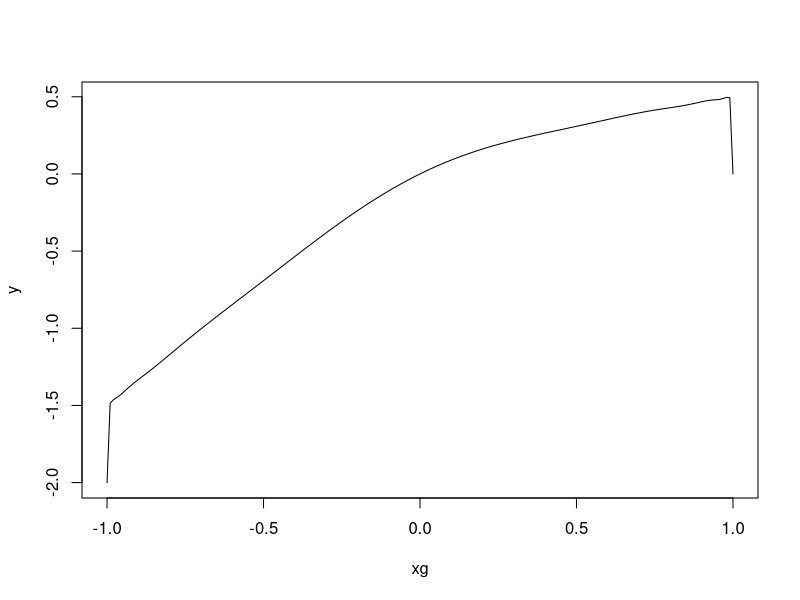
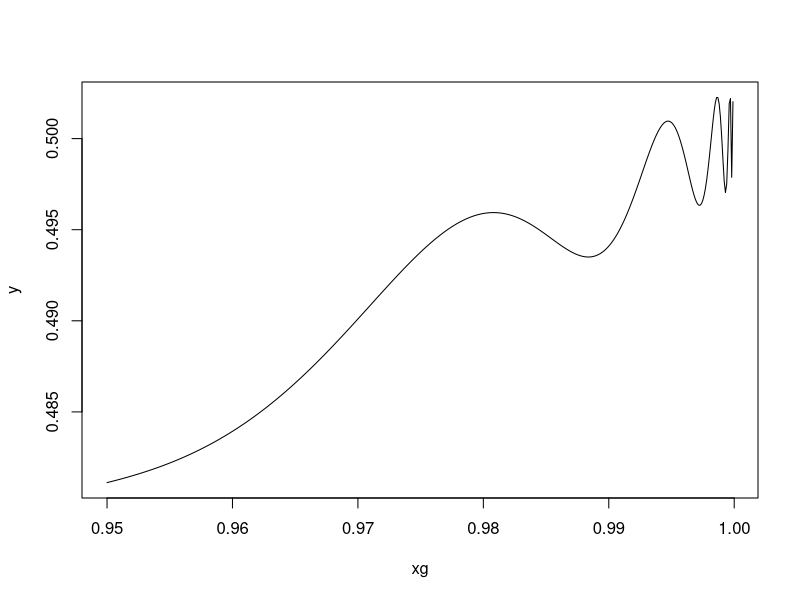
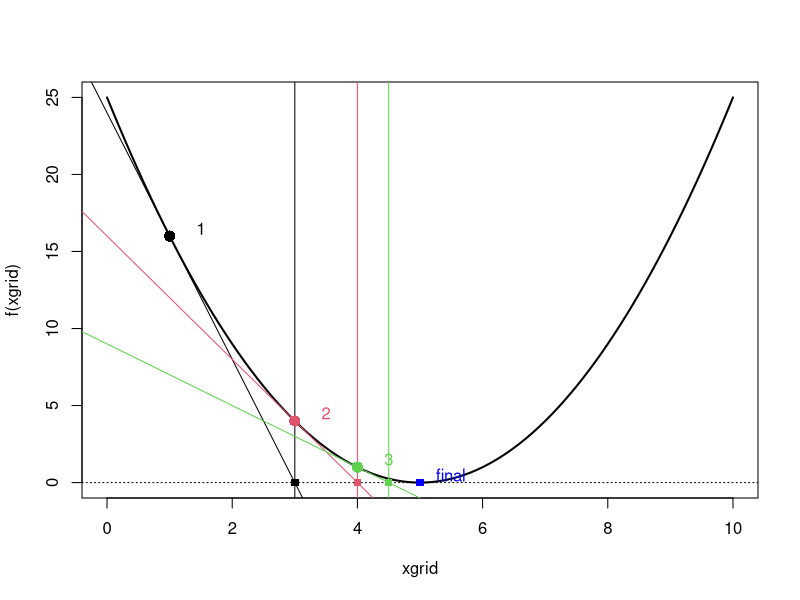
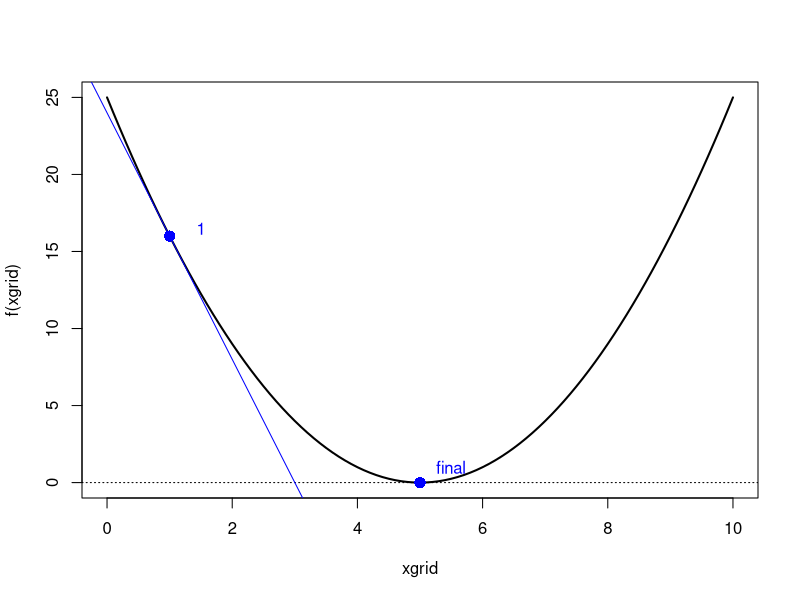
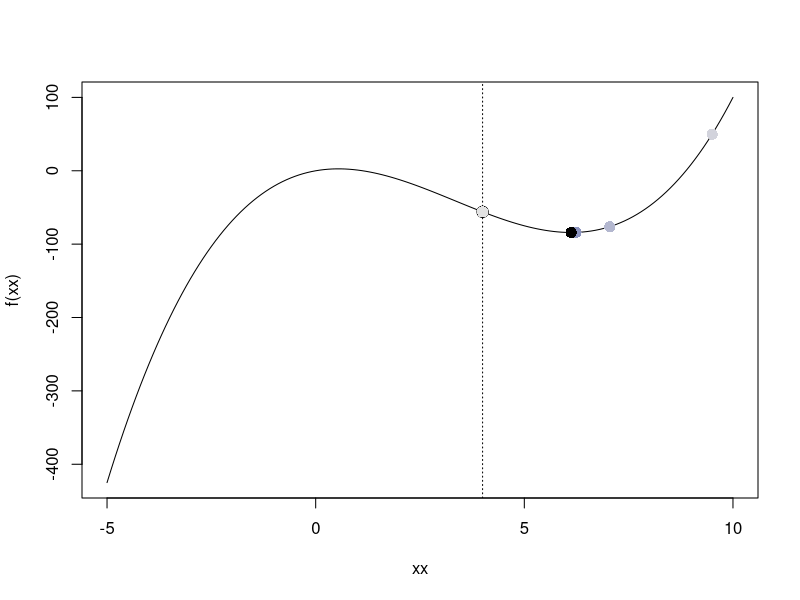
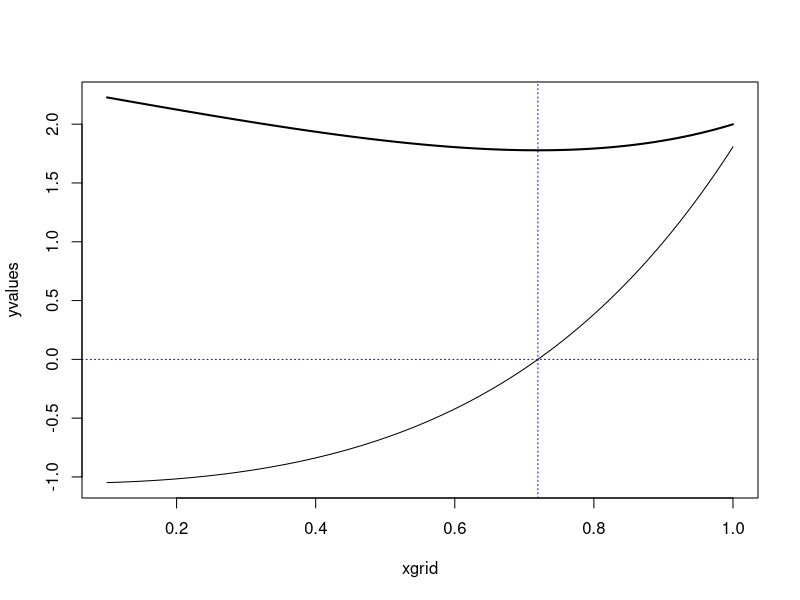

Write R code to recreate these figures, in order.
library("tidyverse")


# ------------------------------
#  Grid search 
# ------------------------------

# Set up a grid of points

xg = seq(-1, 1, by=0.01)
cat(head(xg), "...", tail(xg), "\n")

# Evaluate and find the highest point on there

n  =  seq(0, 1001, 1) # we cannot actually sum to infinity in a computer...

f  =  function(x) {
  z  =  (-1)^n * x^(2^n)
  z  =  sum(z)
  return(z)
}

xg = seq(-1, 1, by=0.01)
y = sapply(xg, f) # apply the function osc to each element of xg
which(y==max(y)) # which element of y contains the maximum?
xg[which(y==max(y))]
plot(xg, y, type="l")


# Search on a finer grid

xg = seq(0.95, 0.9999, by=0.0001)
cat(head(xg), "...", tail(xg), "\n")
y = sapply(xg, f) # apply the function osc to each element of xg
which(y==max(y)) # which element of y contains the maximum?
xg[which(y==max(y))]
plot(xg, y, type="l")

# -> back to lecture notes

# ------------------------------
#  Gradient methods, simple examples
# ------------------------------

# ------------------------------
#  Simple example 
#  No information from second derivative (Hessian)
#  Calculate slope of gradient at point b
#  Then solve for where this linearized gradient is 0
#  this is a linear function with slope g(b) and offset f(b)
#  f(b) + g(b)*(bnew-b) = 0
#   =>  bnew = b - f(b)/grad(b)
# ------------------------------

#  Example: f(x)=(x-5)^2

f = function(x) {(x-5)^2}
grad = function(x) {2*(x-5)}


xgrid = seq(0, 10, 0.1)
b0 = 1  # starting value
plot(xgrid, f(xgrid), type="line", lwd=2)
abline(h=0, lty=3)
for (i in 1:10) {
  if (i==1) {b=b0}
  cat("\n# ----------------------------------------\n")  
  cat("# Iteration:", i, "\n")  
  cat("# ----------------------------------------\n")  
  cat("Parameter:", b, "\n")  
  cat("Function value:", f(b), "\n")  
  g = grad(b)
  if (i<4) {
    points(b, f(b), col=i, pch=16, cex=1.5)
    text(b+0.5, f(b)+0.5, i, col=i)
    abline(f(b)-g*b, g, col=i)
    abline(v=b-f(b)/g, col=i)
    points(b-f(b)/g,0, col=i, pch=15)
  }
  bnew = b - f(b)/g
  cat("Gradient:", g, "\n")  
  cat("Step:", - f(b)/g, "\n")  
  cat("New value:", bnew, "\n")  
  b = bnew
}
points(b, f(b), col="blue", pch=15)
text(b+0.5, f(b)+0.5, "final", col="blue")
#  10 iterations and still going...



# ------------------------------
#  Simple example 
#  ! Use information from second derivative (Hessian)
# ------------------------------

#  Example: f(x)=(x-5)^2

f = function(x) {(x-5)^2}
grad = function(x) {2*(x-5)}
h = 2

xgrid = seq(0, 10, 0.1)

A = -solve(h)
b0 = 1  # starting value
plot(xgrid, f(xgrid), type="line", lwd=2)
abline(h=0, lty=3)
for (i in 1:5) {
  if (i==1) {b=b0}
  cat("\n# ----------------------------------------\n")  
  cat("# Iteration:", i, "\n")  
  cat("# ----------------------------------------\n")  
  cat("Parameter:", b, "\n")  
  cat("Function value:", f(b), "\n")  
  points(b, f(b), col="blue", pch=16, cex=1.5)
  g = grad(b)
  if (g!=0) {
    text(b+0.5, f(b)+0.5, i, col="blue")
    abline(f(b)-g*b, g, col="blue")
  }
  step = A %*% g
  cat("Gradient:", g, "\n")  
  cat("Step:", step, "\n")  
  bnew = b + step
  cat("New value:", bnew, "\n")  
  b = bnew
}
points(b, f(b), col="blue", pch=15)
text(b+0.5, f(b)+1, "final", col="blue")
#  Found the minimum in second iteration...


# ------------------------------
#  Less simple example 
# ------------------------------

#  Use function f(x)=(x-5)^3 + x^2
f = function(x) {x^3 - 10*x^2 + 10*x}
grad = function(x) {3*x^2 - 20*x + 10}
h = function(x) {6*x-20}

library("colorspace")
palette = rev(colorspace::sequential_hcl(6))

#  Try this for starting values -5, 10, 6, 4 ----------
b=4  # starting value
print_table = c()
xx = seq(-5,10,0.1)
#xx = seq(3.5,7,0.1)
plot(xx,f(xx),ty="l")
points(b, f(b), cex=1.5, pch=1)
abline(v=b, lty=3)
for (i in 1:10) {
  g = grad(b)
  points(b, f(b), col=palette[i], cex=1.5, pch=16)
  A = -solve(h(b))
  step = A %*% g
  bnew = b + step
  printline = round(c(i, b, f(b), g, A, step), 3)
  if (i==1) {print_table=printline} else {print_table=rbind(print_table, printline)}
  b = bnew
}
colnames(print_table) = c("Iterations", "b", "fval", "Gradient", "Hessian", "Step")

knitr::kable(print_table, row.names = FALSE)

points(b, f(b), cex=1.5, pch=16)

# -> back to lecture notes


# ------------------------------
#  Simple example exponential regression model with randomly generated data
# ------------------------------

# Code this up and iterate 20 times...

n = 100
y = rnorm(n, 2, 2)  #  generate some sample data with mean 2
mean(y)

Q = function(b) {(1/(2*n)) * sum((y-exp(b))^2)}
g = function(b) {-exp(b)*(mean(y)-exp(b))}
A = function(b) {1/(exp(b)*(mean(y)-2*exp(b)))}  # notice this is the negative inverse Hessian

#  Ok, we have an objective function, a gradient, and a weighting matrix

#  Start at an initial guess and iterate
b0 = 1
for (i in 1:20) {
  if (i==1) {b=b0}
  cat("\n...\nGradient at b =", g(b), "\n")
  cat("Updating (negative inverted Hessian) at b =", A(b), "\n")
  bnext = b + A(b)*g(b)
  cat("Next guess b =", bnext, "\n")
  b = bnext
}

xgrid = seq(0.1, 1, 0.001)
yvalues = sapply(xgrid, Q)
ygrad = sapply(xgrid, g)
ymin = min(c(yvalues, ygrad))
ymax = max(c(yvalues, ygrad))
plot(xgrid, yvalues, ty="l", ylim=c(ymin,ymax), lwd=2)
lines(xgrid, ygrad)
abline(h=0, lty=3, col="blue")
abline(v=b, lty=3, col="blue")

# -> back to lecture notes


# ------------------------------
#  GMM Example
# ------------------------------

library("AER")
data("MASchools")


head(MASchools)

x1 = MASchools$stratio
x2 = MASchools$english
x3 = MASchools$income
x4 = MASchools$income^2
score = MASchools$score4
n = dim(MASchools)[1]

Jn=function(beta){
  e = score - x1*beta[1] - x2*beta[2] - x3*beta[3]
  g1 = (1/n*(t(x1)%*%e))
  g2 = (1/n*(t(x2)%*%e))
  g3 = (1/n*(t(x3)%*%e))
  g4 = (1/n*t(x4)%*%e) # let's use a square term in income
  g = c(g1,g2,g3,g4)
  z = as.numeric(n*t(g)%*%g)
  return(z)
}

#  Benchmark: Suggested R::optim with method 'BFGS'
##  The optimal point of the function Jn, starting at initial guess (0,0,0), is
sol=optim(par = c(0,0,0), Jn, method = 'BFGS')
beta_gmm=sol$par
beta_gmm

##  OLS to compare
x = cbind(x1, x2, x3)
y = score
beta_ols= solve(t(x)%*%x)%*%t(x)%*%y
beta_ols


#  Now try different minimization methods for Jn


# ------------------------------
#  GMM application, grid search
# ------------------------------

xb1 = seq(25,35,1)
xb2 = seq(-5,5,1)
xb3 = seq(0,10,1)

#  Construct a grid of all combinations of parameters
xb = expand.grid(xb1,xb2,xb3)
head(xb)
tail(xb)
dim(xb)


#  Evaluate Jn on all of them, multiply objective function with factor n
#  apply function Jn to each row (1) in xb. use apply(object, 2, function) to apply to columns
y_gridsearch = apply(xb, 1, Jn)

#  Was the Jn function correctly applied to our suggested grid?
xb[1,]
Jn(c(25,-5,0))
y_gridsearch[1]
sprintf("%0.0f", Jn(c(25,-5,0)))
sprintf("%0.0f", y_gridsearch[1])
#  Looks like this worked

#  So what did we find? Looks like an "interior" solution
output = cbind(xb, y_gridsearch)
pick = which(y_gridsearch==min(y_gridsearch))
pick
output[pick,]

summary(y_gridsearch)
sprintf("%0.0f", min(y_gridsearch))



# ------------------------------
#  Newton-Raphson
#  GMM with gradient methods
# ------------------------------

#  For Newton-Raphson (and other methods), need the Hessian matrix
#  First, calculate the gradient / Jacobian (d Jn / d beta) 
#  yes, by hand

gradient = function(beta) {
  u = score-x%*%beta
  Jnb1 = (1/n)*(
    2 * sum(x1*u) * sum(-x1*x1) +
      2 * sum(x2*u) * sum(-x1*x2) +
      2 * sum(x3*u) * sum(-x1*x3) +
      2 * sum(x4*u) * sum(-x1*x4)
  )
  Jnb2 = (1/n)*(
    2 * sum(x1*u) * sum(-x2*x1) +
      2 * sum(x2*u) * sum(-x2*x2) +
      2 * sum(x3*u) * sum(-x2*x3) +
      2 * sum(x4*u) * sum(-x2*x4)
  )
  Jnb3 = (1/n)*(
    2 * sum(x1*u) * sum(-x3*x1) +
      2 * sum(x2*u) * sum(-x3*x2) +
      2 * sum(x3*u) * sum(-x3*x3) +
      2 * sum(x4*u) * sum(-x3*x4)
  )
  grad = c(Jnb1, Jnb2, Jnb3)
  return(grad)
}

gradient(beta_gmm)
#  Remember that beta_gmm was found by minmizing Jn, so the gradient here should be near zero
gradient(beta_ols)



#  In the MAschools example, the Hessian is constant in beta (check!)

#  multiply ojective with n
h11 = (2/n)*(sum(-x1*x1)^2 + sum(-x1*x2)^2 + sum(-x1*x3)^2  + sum(-x1*x4)^2)
h12 = (2/n)*(
  sum(-x1*x1)*sum(-x2*x1) + 
    sum(-x1*x2)*sum(-x2*x2) + 
    sum(-x1*x3)*sum(-x2*x3)  + 
    sum(-x1*x4)*sum(-x2*x4)
)
h13 = (2/n)*(
  sum(-x3*x1)*sum(-x1*x1) + 
    sum(-x3*x2)*sum(-x1*x2) + 
    sum(-x3*x3)*sum(-x1*x3)  + 
    sum(-x3*x4)*sum(-x1*x4)
)
h22 = (2/n)*(sum(-x2*x1)^2 + sum(-x2*x2)^2 + sum(-x2*x3)^2  + sum(-x2*x4)^2)
h23 = (2/n)*(
  sum(-x3*x1)*sum(-x2*x1) + 
    sum(-x3*x2)*sum(-x2*x2) + 
    sum(-x3*x3)*sum(-x2*x3)  + 
    sum(-x3*x4)*sum(-x2*x4)
)
h33 = (2/n)*(sum(-x3*x1)^2 + sum(-x3*x2)^2 + sum(-x3*x3)^2  + sum(-x3*x4)^2)
h21 = h12
h31 = h13
h32 = h23

H = matrix(c(h11, h21, h31, h12, h22, h23, h31, h32, h33), 3, 3, byrow=FALSE)
# plausibility check for positive or negative definite?
as.numeric(rep(1,3) %*% H %*% rep(1,3)) 
# looks like H is positive definite, so in principle this should help, globally convex everywhere, good for minimizing


#  Start with some initial guess
#b = beta_ols
b = c(-10,10,100)
for (i in 1:10) {
  cat("\n# ----------------------------------------\n")  
  cat("# Iteration:", i, "\n")  
  cat("# ----------------------------------------\n")  
  cat("Parameter:", b, "\n") 
  fval = Jn(b)
  cat("Function value:", fval, "\n")  
  g = gradient(b)
  if (i==1) {res = c(i, b, fval, g)} else {res = rbind(res,c(i, b, fval, g))}
  A = -solve(H)
  step = A %*% g
  cat("Updating matrix:\n")  
  print(A)
  cat("Gradient:", formatC(g, format="e", digits=2), "\n")  
  cat("Step:", formatC(step, format="e", digits=2), "\n")  
  bnew = b + step
  cat("New value:", bnew, "\n")  
  b = bnew
}
res = data.frame(res)
names(res) = c("iteration", "b_st", "b_english", "b_income", "Jn_b", "g_b1", "g_b2", "g_b3")
knitr::kable(res, row.names = FALSE)

beta_gmm # looks good
#  Find the benhmark parameters in the second iteration

#  Notice that the Newton-Raphson method finds minima if you are in 
#  "convex territory", and maxima if you are in "concave territory"

# -> back to lecture notes


# ------------------------------
#  DFP method - works without Hessian matrix and without having to invert any matrices
#  Build the updating matrix A_t iteratively
#  (specification in CT textbook slightly incorrect)
#  Pos. def. updating A => (-A) means we decrease the objective function if added
#  https://optimization.cbe.cornell.edu/index.php?title=Quasi-Newton_methods
# ------------------------------

A = diag(3)
b = c(0, 0, 0)
res = c(Jn(b), b, gradient(b))
for (i in 1:20) {
  cat("\n\n# ----------------------------------------\n")  
  cat("# Iteration:", i, "\n")  
  cat("# ----------------------------------------\n")  
  cat("Parameter:", b, "\n") 
  fval = Jn(b)
  cat("Function value:", fval, "\n")  
  cat("Old updating matrix:\n")  
  print(A)
  g = gradient(b)
  cat("Gradient:", formatC(g, format="e", digits=2), "\n")  
  step = as.numeric(-A%*%g) # create vectors
  cat("Step:", formatC(step, format="e", digits=2), "\n")  
  bnew = b + step
  cat("New parameter:", bnew, "\n") 
  gnew = gradient(bnew)
  cat("New gradient:", gnew, "\n") 
  gdiff = as.numeric(gnew - g) # take differences in gradients
  cat("Gdiff:", gdiff, "\n")  
  denom1 = as.numeric(step %*% gdiff)
  denom2 = as.numeric(t(gdiff) %*% A %*% gdiff)
  cat("denom1:", denom1, "\n")  
  cat("denom2:", denom2, "\n")  
  Anew = A + outer(step,step)/denom1 - (A %*% outer(gdiff,gdiff) %*% A)/denom2
  cat("New updating matrix:\n")  
  print(Anew)
  Jnew = Jn(bnew)
  res.print = c(i, b, fval, g)
  if (i==1) {res = res.print} else {res = rbind(res, res.print)}
  A = Anew
  b = bnew
}
res = data.frame(res)
names(res) = c("iteration", "b_st", "b_english", "b_income", "Jn_b", 
               "grad_b1", "grad_b2", "grad_b3")
knitr::kable(res, row.names = FALSE)
beta_gmm
#  Need approx 9 iterations to find the benchmark betas


# ------------------------------
#  DFP with step size adjustment through line search
# ------------------------------

searchline = seq(0.01,2,0.01)
searchline

A = diag(3)
b = c(0, 0, 0)
res = c(Jn(b), b, gradient(b))
for (i in 1:10) {
  step = as.numeric(-A%*%gradient(b))
  # ------------------------------
  #  Try out all step sizes on the searchline, take the one that gives the lowest objective function value
  # ------------------------------
  bnewssa = sapply(searchline, function(lambda){b + lambda*step})
  bnewssa
  Qssa = apply(bnewssa, 2, Jn)
  Qssa
  step.size = searchline[Qssa==min(Qssa)]
  if (length(step.size)>1) {step.size=step.size[1]}
  step = step.size * step
  bnew  = b + step
  gdiff = as.numeric(gradient(bnew) - gradient(b)) # create vectors
  denom1 = as.numeric(step %*% gdiff)
  denom2 = as.numeric(t(gdiff) %*% A %*% gdiff)
  Anew = A + outer(step,step)/denom1 - (A %*% outer(gdiff,gdiff) %*% A)/denom2
  Jnew = Jn(bnew)
  res = rbind(res, c(bnew, Jnew, gradient(bnew)))
  A = Anew
  b = bnew
}
res = data.frame(res)
names(res) = c("b_st", "b_english", "b_income", "Jn_b", "g_b1", "g_b2", "g_b3")
rownames(res) = c()
print(res)
beta_gmm
#  Well, now we (maybe) saved one iteration


# ------------------------------
#  BFGS method 
#  also works without Hessian matrix + without inverting anything
#  (specification in CT textbook slightly incorrect)
#  https://optimization.cbe.cornell.edu/index.php?title=Quasi-Newton_methods
# ------------------------------

A = diag(3)
b = c(0, 0, 0)
res = c(Jn(b), b, gradient(b))
for (i in 1:10) {
  cat("\n\n# ----------------------------------------\n")  
  cat("# Iteration:", i, "\n")  
  cat("# ----------------------------------------\n")  
  cat("Parameter:", b, "\n") 
  fval = Jn(b)
  cat("Function value:", fval, "\n")  
  cat("\nOld updating matrix:\n")  
  print(A)
  g = gradient(b)
  cat("\nGradient:", formatC(g, format="e", digits=2), "\n")  
  step = as.numeric(-A%*%g) # create vectors
  cat("Step:", formatC(step, format="e", digits=2), "\n")  
  bnew = b + step
  cat("New parameter:", bnew, "\n") 
  gnew = gradient(bnew)
  cat("New gradient:", gnew, "\n") 
  gdiff = as.numeric(gnew - g) # take differences in gradients
  cat("Gdiff:", gdiff, "\n")  
  
  denom = as.numeric(step %*% gdiff)
  sand = diag(3) - outer(step, gdiff)/denom
  wich = diag(3) - outer(gdiff, step)/denom
  Anew = sand %*% A %*% wich + outer(step,step)/denom
  cat("\nNew updating matrix:\n")  
  print(Anew)
  Jnew = Jn(bnew)
  res.print = c(i, b, fval, g)
  if (i==1) {res = res.print} else {res = rbind(res, res.print)}
  A = Anew
  b = bnew
}
res = data.frame(res)
names(res) = c("iteration", "b_st", "b_english", "b_income", "Jn_b", 
               "grad_b1", "grad_b2", "grad_b3")
knitr::kable(res, row.names = FALSE)
beta_gmm
#  Also need approx 8 iterations to find the benchmark betas
